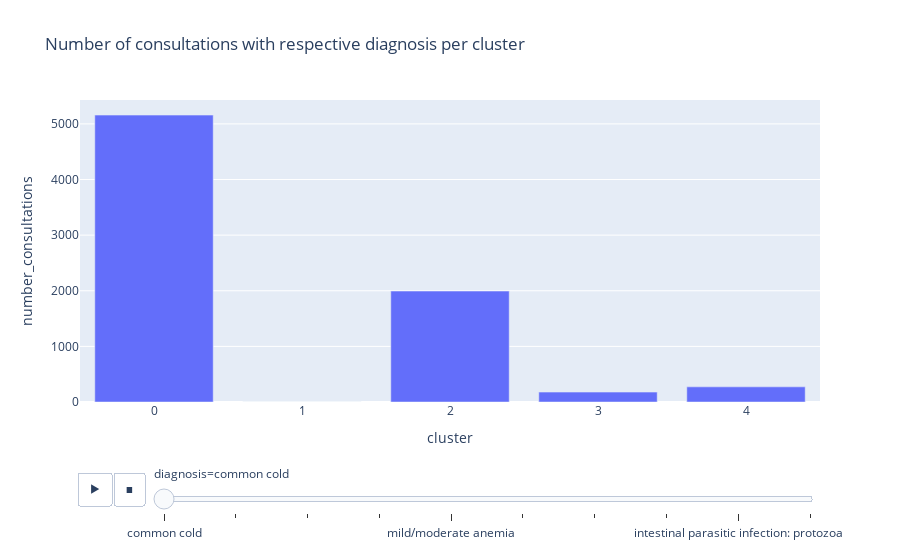
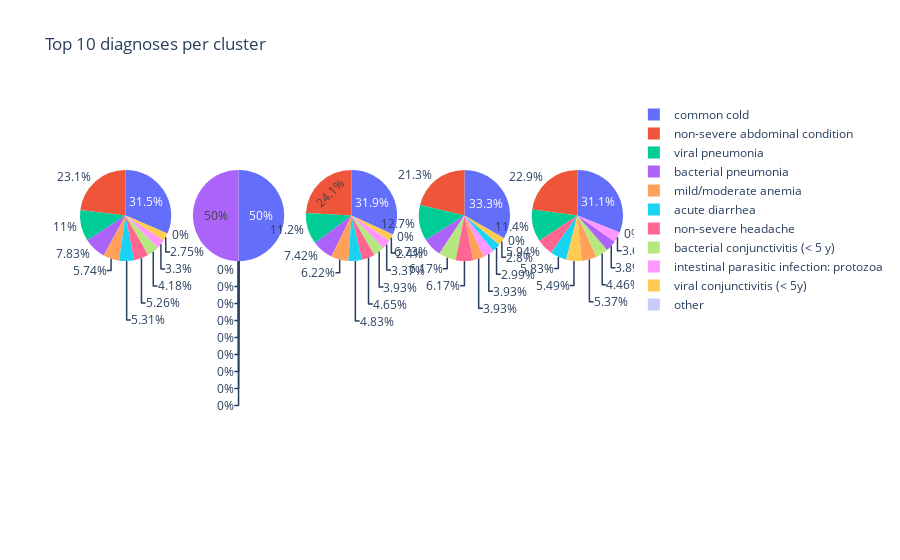

The notebook cell these images were saved under, in order:
### Markdown cell above
## examine diagnoses per cluster: clusters decided by one diagnoses particularly?

### Code cell
import plotly.graph_objects as go
from plotly.subplots import make_subplots

# get consultatons whch have at least one diagnoss from top 10
diagnoses_per_cluster = rw_diagnoses[top10_diagnoses["diagnosis"]]
diagnoses_per_cluster = diagnoses_per_cluster[idx_consultations_with_top10_diagnoses]

# add cluster result to diagnoses
diagnoses_per_cluster["cluster"] = preprocessed_features["cluster"]
diagnoses_per_cluster = diagnoses_per_cluster.groupby("cluster").sum().reset_index()
diagnoses_per_cluster = pd.melt(
    diagnoses_per_cluster,
    id_vars=["cluster"], 
    value_vars=diagnoses_per_cluster.columns.drop("cluster"),
    var_name="diagnosis", value_name="number_consultations"
)

clusters = sorted(diagnoses_per_cluster["cluster"].unique())

# print diagnoses and the clusters they are in if they are not present in every cluster
diagnoses_cluster_appearance = diagnoses_per_cluster.groupby("diagnosis").size().reset_index(name="number_cluster_appearance")
print("Diagnoses determining clusters:", diagnoses_cluster_appearance[diagnoses_cluster_appearance["number_cluster_appearance"]<len(clusters)])

# plot diagnoses distribution
fig_diagnoses = px.bar(
    diagnoses_per_cluster, 
    x="cluster", 
    y="number_consultations", 
    animation_frame="diagnosis",
    barmode="group", 
    title="Number of consultations with respective diagnosis per cluster",  
)
fig_diagnoses.show()

# plot top 10 diagnosis per cluster and other diagnoses are summarized as "Other"
# create subplots: use 'domain' type for Pie subplot for each cluster
fig = make_subplots(rows=1, cols=len(clusters), specs=[[{'type':'domain'} for c in clusters]])
for cluster in clusters:
    diagnoses_composition = diagnoses_per_cluster.loc[diagnoses_per_cluster["cluster"] == cluster, ["diagnosis", "number_consultations"]].sort_values(by="number_consultations", ascending=False).reset_index(drop=True)
    
    # get only top 10 and compute "other" diagnoses
    sum_other_diagnoses = diagnoses_composition.loc[11:,"number_consultations"].sum()
    diagnoses_composition = diagnoses_composition[:10]
    diagnoses_composition.loc[diagnoses_composition.shape[0]] = {"diagnosis":"other", "number_consultations":sum_other_diagnoses}
    fig.add_trace(
        go.Pie(labels=diagnoses_composition["diagnosis"], values=diagnoses_composition["number_consultations"], name="Cluster "+str(cluster)), 
        1, [int(cluster+1)]
    )

# Use `hole` to create a donut-like pie chart
fig.update_traces(hoverinfo="label+percent+name")

fig.update_layout(
    title_text="Top 10 diagnoses per cluster",
)
fig.show()

### Figure 1 — Plotly figure (JSON) as saved in the notebook; plotly's stock layout.template omitted (floating-point values rounded to 4 significant figures)
{"data": [{"alignmentgroup": "True", "hovertemplate": "diagnosis=common cold<br>cluster=%{x}<br>number_consultations=%{y}<extra></extra>", "legendgroup": "", "marker": {"color": "#636efa", "pattern": {"shape": ""}}, "name": "", "offsetgroup": "", "orientation": "v", "showlegend": false, "textposition": "auto", "type": "bar", "x": [0, 1, 2, 3, 4], "xaxis": "x", "y": [5158, 2, 1994, 178, 272], "yaxis": "y"}], "layout": {"barmode": "group", "legend": {"tracegroupgap": 0}, "sliders": [{"active": 0, "currentvalue": {"prefix": "diagnosis="}, "len": 0.9, "pad": {"b": 10, "t": 60}, "steps": [{"args": [["common cold"], {"frame": {"duration": 0, "redraw": true}, "fromcurrent": true, "mode": "immediate", "transition": {"duration": 0, "easing": "linear"}}], "label": "common cold", "method": "animate"}, {"args": [["non-severe abdominal condition"], {"frame": {"duration": 0, "redraw": true}, "fromcurrent": true, "mode": "immediate", "transition": {"duration": 0, "easing": "linear"}}], "label": "non-severe abdominal condition", "method": "animate"}, {"args": [["viral pneumonia"], {"frame": {"duration": 0, "redraw": true}, "fromcurrent": true, "mode": "immediate", "transition": {"duration": 0, "easing": "linear"}}], "label": "viral pneumonia", "method": "animate"}, {"args": [["bacterial pneumonia"], {"frame": {"duration": 0, "redraw": true}, "fromcurrent": true, "mode": "immediate", "transition": {"duration": 0, "easing": "linear"}}], "label": "bacterial pneumonia", "method": "animate"}, {"args": [["mild/moderate anemia"], {"frame": {"duration": 0, "redraw": true}, "fromcurrent": true, "mode": "immediate", "transition": {"duration": 0, "easing": "linear"}}], "label": "mild/moderate anemia", "method": "animate"}, {"args": [["acute diarrhea"], {"frame": {"duration": 0, "redraw": true}, "fromcurrent": true, "mode": "immediate", "transition": {"duration": 0, "easing": "linear"}}], "label": "acute diarrhea", "method": "animate"}, {"args": [["bacterial conjunctivitis (< 5 y)"], {"frame": {"duration": 0, "redraw": true}, "fromcurrent": true, "mode": "immediate", "transition": {"duration": 0, "easing": "linear"}}], "label": "bacterial conjunctivitis (< 5 y)", "method": "animate"}, {"args": [["non-severe headache"], {"frame": {"duration": 0, "redraw": true}, "fromcurrent": true, "mode": "immediate", "transition": {"duration": 0, "easing": "linear"}}], "label": "non-severe headache", "method": "animate"}, {"args": [["intestinal parasitic infection: protozoa"], {"frame": {"duration": 0, "redraw": true}, "fromcurrent": true, "mode": "immediate", "transition": {"duration": 0, "easing": "linear"}}], "label": "intestinal parasitic infection: protozoa", "method": "animate"}, {"args": [["viral conjunctivitis (< 5y)"], {"frame": {"duration": 0, "redraw": true}, "fromcurrent": true, "mode": "immediate", "transition": {"duration": 0, "easing": "linear"}}], "label": "viral conjunctivitis (< 5y)", "method": "animate"}], "x": 0.1, "xanchor": "left", "y": 0, "yanchor": "top"}], "title": {"text": "Number of consultations with respective diagnosis per cluster"}, "updatemenus": [{"buttons": [{"args": [null, {"frame": {"duration": 500, "redraw": true}, "fromcurrent": true, "mode": "immediate", "transition": {"duration": 500, "easing": "linear"}}], "label": "&#9654;", "method": "animate"}, {"args": [[null], {"frame": {"duration": 0, "redraw": true}, "fromcurrent": true, "mode": "immediate", "transition": {"duration": 0, "easing": "linear"}}], "label": "&#9724;", "method": "animate"}], "direction": "left", "pad": {"r": 10, "t": 70}, "showactive": false, "type": "buttons", "x": 0.1, "xanchor": "right", "y": 0, "yanchor": "top"}], "xaxis": {"anchor": "y", "domain": [0, 1], "title": {"text": "cluster"}}, "yaxis": {"anchor": "x", "domain": [0, 1], "title": {"text": "number_consultations"}}}}

### Figure 2 — Plotly figure (JSON) as saved in the notebook; plotly's stock layout.template omitted (floating-point values rounded to 4 significant figures)
{"data": [{"domain": {"x": [0, 0.168], "y": [0, 1]}, "hoverinfo": "label+percent+name", "labels": ["common cold", "non-severe abdominal condition", "viral pneumonia", "bacterial pneumonia", "mild/moderate anemia", "acute diarrhea", "non-severe headache", "bacterial conjunctivitis (< 5 y)", "intestinal parasitic infection: protozoa", "viral conjunctivitis (< 5y)", "other"], "name": "Cluster 0.0", "type": "pie", "values": [5158, 3782, 1808, 1282, 940, 869, 861, 684, 540, 450, 0]}, {"domain": {"x": [0.208, 0.376], "y": [0, 1]}, "hoverinfo": "label+percent+name", "labels": ["common cold", "bacterial pneumonia", "non-severe abdominal condition", "viral pneumonia", "mild/moderate anemia", "acute diarrhea", "bacterial conjunctivitis (< 5 y)", "non-severe headache", "intestinal parasitic infection: protozoa", "viral conjunctivitis (< 5y)", "other"], "name": "Cluster 1.0", "type": "pie", "values": [2, 2, 0, 0, 0, 0, 0, 0, 0, 0, 0]}, {"domain": {"x": [0.416, 0.584], "y": [0, 1]}, "hoverinfo": "label+percent+name", "labels": ["common cold", "non-severe abdominal condition", "viral pneumonia", "bacterial pneumonia", "mild/moderate anemia", "acute diarrhea", "non-severe headache", "bacterial conjunctivitis (< 5 y)", "intestinal parasitic infection: protozoa", "viral conjunctivitis (< 5y)", "other"], "name": "Cluster 2.0", "type": "pie", "values": [1994, 1508, 700, 464, 389, 302, 291, 246, 211, 150, 0]}, {"domain": {"x": [0.624, 0.792], "y": [0, 1]}, "hoverinfo": "label+percent+name", "labels": ["common cold", "non-severe abdominal condition", "viral pneumonia", "bacterial pneumonia", "bacterial conjunctivitis (< 5 y)", "non-severe headache", "mild/moderate anemia", "intestinal parasitic infection: protozoa", "acute diarrhea", "viral conjunctivitis (< 5y)", "other"], "name": "Cluster 3.0", "type": "pie", "values": [178, 114, 68, 36, 33, 33, 21, 21, 16, 15, 0]}, {"domain": {"x": [0.832, 1], "y": [0, 1]}, "hoverinfo": "label+percent+name", "labels": ["common cold", "non-severe abdominal condition", "viral pneumonia", "non-severe headache", "acute diarrhea", "viral conjunctivitis (< 5y)", "mild/moderate anemia", "bacterial conjunctivitis (< 5 y)", "bacterial pneumonia", "intestinal parasitic infection: protozoa", "other"], "name": "Cluster 4.0", "type": "pie", "values": [272, 200, 100, 52, 51, 48, 47, 39, 34, 32, 0]}], "layout": {"title": {"text": "Top 10 diagnoses per cluster"}}}
